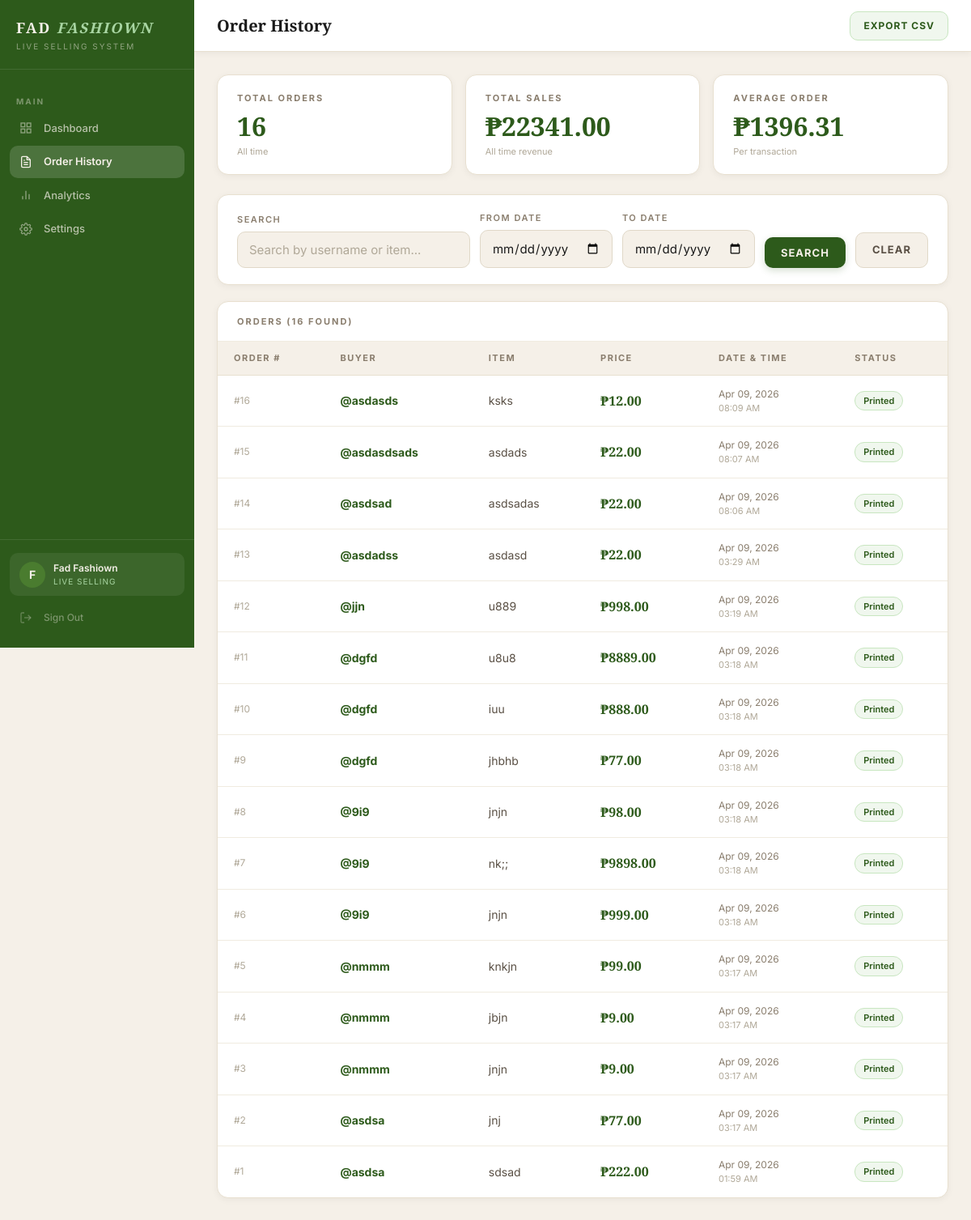
Page /orders (signed in) on the earlier database version.
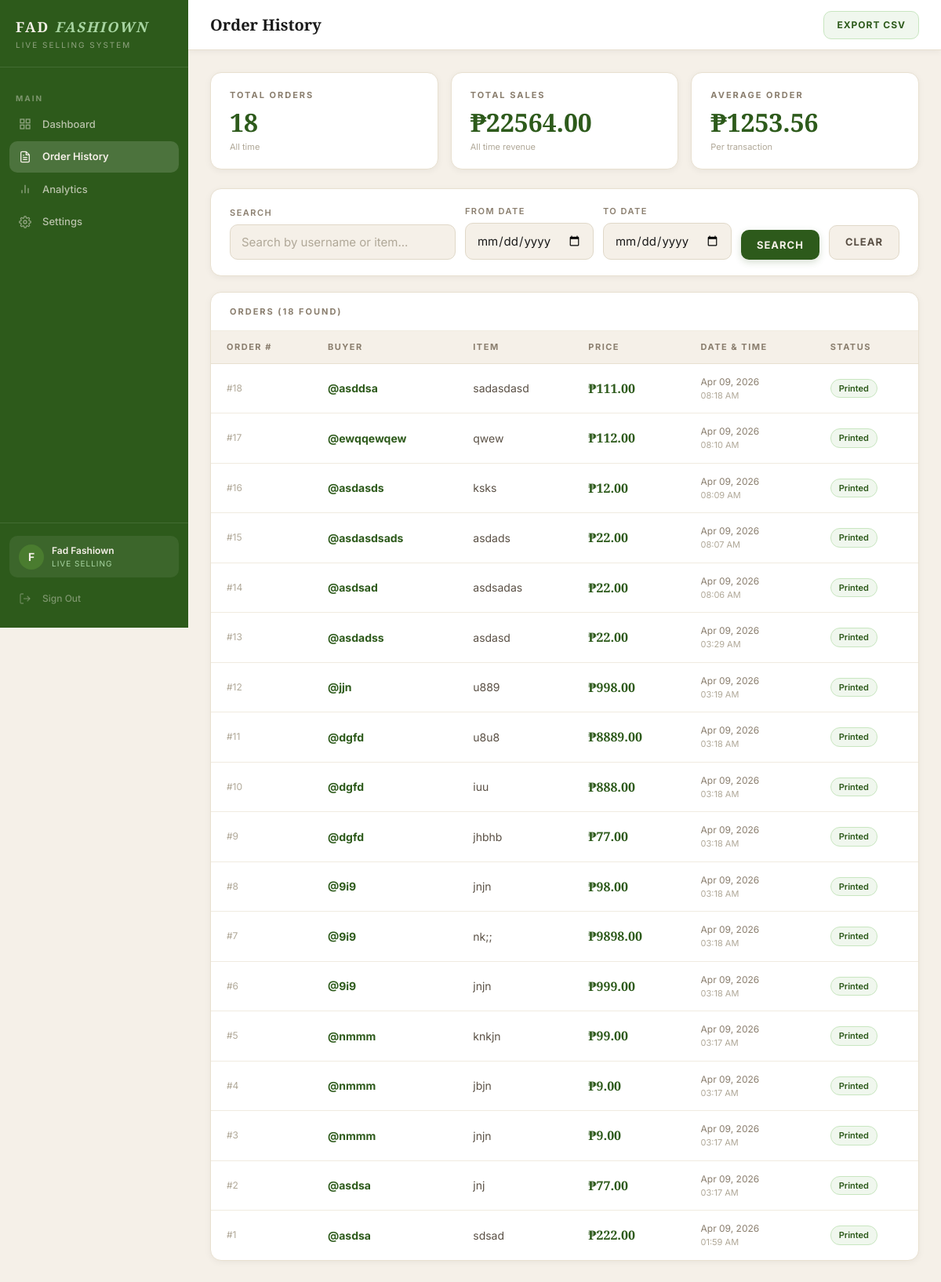
Same page on the later database version.
### auth/models.py (models this page shows, shortened)
class Client(UserMixin, db.Model):
    __tablename__ = 'clients'
    id = db.Column(db.Integer, primary_key=True)
    business_name = db.Column(db.String(100), nullable=False)
    email = db.Column(db.String(120), unique=True, nullable=False)
    password_hash = db.Column(db.String(255), nullable=False)
    plan = db.Column(db.String(20), default='active')
    is_active = db.Column(db.Boolean, default=True)
    is_admin = db.Column(db.Boolean, default=False)
    created_at = db.Column(db.DateTime, default=datetime.utcnow)
    last_login = db.Column(db.DateTime, nullable=True)
    orders = db.relationship('Order', backref='client', lazy=True)
    token = db.Column(db.String(64), unique=True, nullable=True)
    detection_mode = db.Column(db.String(20), default='keywords')
    custom_keywords = db.Column(db.Text, default='mine')
    highlight_numbers = db.Column(db.Boolean, default=False)

class Order(db.Model):
    __tablename__ = 'orders'
    id = db.Column(db.Integer, primary_key=True)
    client_id = db.Column(
        db.Integer,
        db.ForeignKey('clients.id'),
        nullable=False
    )
    buyer_username = db.Column(db.String(100), nullable=False)
    item_name = db.Column(db.String(200), nullable=False)
    price = db.Column(db.Float, nullable=False)
    timestamp = db.Column(db.DateTime, default=datetime.utcnow)
    label_printed = db.Column(db.Boolean, default=False)

### dashboard/routes.py (the view, shortened to what this page needs)
@dashboard.route('/orders')
@login_required
def orders():
    if current_user.is_admin:
        return redirect(url_for('auth.admin_panel'))
    search = request.args.get('search', '').strip()
    date_from = request.args.get('date_from', '')
    date_to = request.args.get('date_to', '')
    page = request.args.get('page', 1, type=int)
    per_page = 20
    query = Order.query.filter_by(client_id=current_user.id)
    if search:
        query = query.filter(
            Order.buyer_username.ilike(f'%{search}%') |
            Order.item_name.ilike(f'%{search}%')
        )
    all_orders = Order.query.filter_by(client_id=current_user.id).all()
    total_orders = len(all_orders)
    total_sales = sum(o.price for o in all_orders)
    orders_paginated = query.order_by(
        Order.timestamp.desc()
    ).paginate(page=page, per_page=per_page, error_out=False)
    return render_template(
        'orders.html',
        orders=orders_paginated,
        search=search,
        date_from=date_from,
        date_to=date_to,
        total_orders=total_orders,
        total_sales=total_sales,
        business_name=current_user.business_name
    )

### templates/orders.html (shortened to what this page needs)
{% extends "base.html" %}
{% block page_title %}Order History{% endblock %}
{% block topbar_right %}
<a href="/orders/export" class="btn btn-export">Export CSV</a>
{% endblock %}
{% block content %}
<div class="stats-grid">
    <div class="stat-card">
        <div class="stat-label">Total Orders</div>
        <div class="stat-number">{{ total_orders }}</div>
        <div class="stat-sub">All time</div>
    </div>
    <div class="stat-card">
        <div class="stat-label">Total Sales</div>
        <div class="stat-number">₱{{ "%.2f"|format(total_sales) }}</div>
        <div class="stat-sub">All time revenue</div>
    </div>
    <div class="stat-card">
        <div class="stat-label">Average Order</div>
        <div class="stat-number">
            ₱{{ "%.2f"|format(total_sales / total_orders) if total_orders > 0 else "0.00" }}
        </div>
        <div class="stat-sub">Per transaction</div>
    </div>
</div>
<div class="filters-card">
    <form method="GET" action="/orders">
        <div class="filters-row">
            <div class="form-group" style="margin:0">
                <label class="form-label">Search</label>
                <input type="text" name="search" class="form-input"
                       value="{{ search }}"
                       placeholder="Search by username or item..." />
            </div>
            <div class="form-group" style="margin:0">
                <label class="form-label">From Date</label>
                <input type="date" name="date_from"
                       class="form-input" value="{{ date_from }}" />
            </div>
            <div class="form-group" style="margin:0">
                <label class="form-label">To Date</label>
                <input type="date" name="date_to"
                       class="form-input" value="{{ date_to }}" />
            </div>
            <div class="form-group" style="margin:0">
                <label class="form-label">&nbsp;</label>
                <button type="submit" class="btn btn-primary">Search</button>
            </div>
            <div class="form-group" style="margin:0">
                <label class="form-label">&nbsp;</label>
                <a href="/orders" class="btn btn-secondary">Clear</a>
            </div>
        </div>
    </form>
</div>
<div class="table-card">
    <div class="table-header">
        <span class="card-title">Orders ({{ orders.total }} found)</span>
    </div>
    {% if orders.items %}
    <table>
        <thead>
            <tr>
                <th>Order #</th>
                <th>Buyer</th>
                <th>Item</th>
                <th>Price</th>
                <th>Date & Time</th>
                <th>Status</th>
            </tr>
        </thead>
        <tbody>
            {% for order in orders.items %}
            <tr>
                <td class="td-id">#{{ order.id }}</td>
                <td class="td-buyer">@{{ order.buyer_username }}</td>
                <td class="td-item">{{ order.item_name }}</td>
                <td class="td-price">₱{{ "%.2f"|format(order.price) }}</td>
                <td class="td-time">
                    {{ order.timestamp.strftime('%b %d, %Y') }}
                    <span style="color:var(--text-light);display:block;font-size:11px">
                        {{ order.timestamp.strftime('%I:%M %p') }}
                    </span>
                </td>
                <td><span class="badge badge-success">Printed</span></td>
            </tr>
            {% endfor %}
        </tbody>
    </table>
    {% endif %}
</div>
{% endblock %}

### templates/base.html (shortened to what this page needs)
<!DOCTYPE html>
<html lang="en">
<head>
    <link rel="stylesheet" href="/static/style.css">
</head>
<body>
<div class="app-layout">
    <aside class="sidebar" id="sidebar">
        <div class="sidebar-brand">
            <div class="brand-name">FAD <em>FASHIOWN</em></div>
            <div class="brand-sub">Live Selling System</div>
        </div>
        <nav class="sidebar-nav">
            {% if current_user.is_admin %}
            <div class="nav-section-label">Management</div>
            <a href="/admin"
               class="nav-item {% if request.endpoint == 'auth.admin_panel' %}active{% endif %}">
                <span class="nav-icon">
                    <svg width="16" height="16" fill="none" stroke="currentColor" stroke-width="2" viewBox="0 0 24 24">
                        <path d="M17 21v-2a4 4 0 0 0-4-4H5a4 4 0 0 0-4 4v2"/>
                        <circle cx="9" cy="7" r="4"/>
                        <path d="M23 21v-2a4 4 0 0 0-3-3.87"/>
                        <path d="M16 3.13a4 4 0 0 1 0 7.75"/>
                    </svg>
                </span>
                Client Management
            </a>
            {% else %}
            <div class="nav-section-label">Main</div>
            <a href="/"
               class="nav-item {% if request.endpoint == 'dashboard.index' %}active{% endif %}">
                <span class="nav-icon">
                    <svg width="16" height="16" fill="none" stroke="currentColor" stroke-width="2" viewBox="0 0 24 24">
                        <rect x="3" y="3" width="7" height="7"/>
                        <rect x="14" y="3" width="7" height="7"/>
                        <rect x="3" y="14" width="7" height="7"/>
                        <rect x="14" y="14" width="7" height="7"/>
                    </svg>
                </span>
                Dashboard
            </a>
            <a href="/orders"
               class="nav-item {% if request.endpoint == 'dashboard.orders' %}active{% endif %}">
                <span class="nav-icon">
                    <svg width="16" height="16" fill="none" stroke="currentColor" stroke-width="2" viewBox="0 0 24 24">
                        <path d="M14 2H6a2 2 0 0 0-2 2v16a2 2 0 0 0 2 2h12a2 2 0 0 0 2-2V8z"/>
                        <polyline points="14 2 14 8 20 8"/>
                        <line x1="16" y1="13" x2="8" y2="13"/>
                        <line x1="16" y1="17" x2="8" y2="17"/>
                        <polyline points="10 9 9 9 8 9"/>
                    </svg>
                </span>
                Order History
            </a>
            <a href="/analytics"
            class="nav-item {% if request.endpoint == 'dashboard.analytics' %}active{% endif %}">
                <span class="nav-icon">
                    <svg width="16" height="16" fill="none" stroke="currentColor" stroke-width="2" viewBox="0 0 24 24">
                        <line x1="18" y1="20" x2="18" y2="10"/>
                        <line x1="12" y1="20" x2="12" y2="4"/>
                        <line x1="6" y1="20" x2="6" y2="14"/>
                    </svg>
                </span>
                Analytics
            </a>
            <a href="/settings"
            class="nav-item {% if request.endpoint == 'dashboard.settings' %}active{% endif %}">
                <span class="nav-icon">
                </span>
                Settings
            </a>
            {% endif %}
        </nav>
        <div class="sidebar-footer">
            <div class="client-info">
                <div class="client-avatar">
                    {{ current_user.business_name[0].upper() }}
                </div>
                <div class="client-details">
                    <div class="client-name">{{ current_user.business_name }}</div>
                    <div class="client-plan">
                        {% if current_user.is_admin %}System Administrator{% else %}Live Selling{% endif %}
                    </div>
                </div>
            </div>
            <a href="/logout" class="nav-item nav-signout">
                <span class="nav-icon">
                    <svg width="16" height="16" fill="none" stroke="currentColor" stroke-width="2" viewBox="0 0 24 24">
                        <path d="M9 21H5a2 2 0 0 1-2-2V5a2 2 0 0 1 2-2h4"/>
                        <polyline points="16 17 21 12 16 7"/>
                        <line x1="21" y1="12" x2="9" y2="12"/>
                    </svg>
                </span>
                Sign Out
            </a>
        </div>
    </aside>
    <main class="main-content">
        <div class="topbar">
            <div style="display:flex;align-items:center;gap:14px">
                <div class="topbar-title">{% block page_title %}{% endblock %}</div>
            </div>
            <div class="topbar-right">
                {% block topbar_right %}{% endblock %}
            </div>
        </div>
        <div class="page-content">
            {% block content %}{% endblock %}
        </div>
    </main>
</div>
</body>
</html>

Differences in the rows shown:
added Order: id "18", buyer_username "asddsa", item_name "sadasdasd", price "111.00", timestamp "Apr 09, 2026", timestamp "08:18 AM"
added Order: id "17", buyer_username "ewqqewqew", item_name "qwew", price "112.00", timestamp "Apr 09, 2026", timestamp "08:10 AM"
Other differences:
{{ total_orders }}: "16" → "18"
{{ "%.2f"|format(total_sales) }}: "22341.00" → "22564.00"
{{ orders.total }}: "16" → "18"
text no longer shown: "1396.31"
text now shown: "1253.56"
